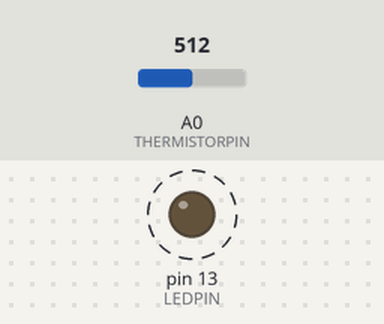
The sketch below on a simulated Arduino Uno, built with avr-gcc and run on an emulated ATmega328P. On the bench: output pins drawn as LEDs (lit = HIGH). Dashed ring = blinking. Inputs (shaded band) come from the test bench; at power-on: A0 (THERMISTORPIN) = 512. What the sketch prints to the serial monitor is not drawn.

Above: at 0.5 s.
Timing chart, 0 to 4.6 s (numbered marks = the images above):
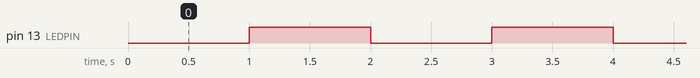

The sketch:

DelayAndSerial.ino
```cpp
/* Based on Blink without Delay, David A. Mellis, Paul Stoffregen, Scott Fitzgerald

*/


/**********************************
* Setting up constants
***********************************/
// constants won't change. Used here to set a pin number :
const int LEDPIN =  13;      // the number of the LED pin
const long BLINKINTERVAL = 1000;           // interval at which to blink (milliseconds)
const long THERMISTORPIN = A0;
const long SERIALSPEED = 9600;

// how many samples to take and average, more takes longer
// but is more 'smooth'
const long NUMSAMPLES = 5;


/**********************************
* Global variables
***********************************/
// Timing variables
unsigned long previousMillis = 0;        // will store last time LED was updated
unsigned int thermistorValue; // will be from analogRead(A0);
float temperatureValue;

void setup() {
  // set the onboard digital pin as output:
  pinMode(THERMISTORPIN, INPUT);
  pinMode(LEDPIN, OUTPUT);
  digitalWrite(LEDPIN, LOW);
  Serial.begin(SERIALSPEED);
  while (!Serial) {
    ; // wait for serial port to connect. Likely not needed
  }
  Serial.println("Starting up!");


}

float CtoF(float inC) {
  /**********************************
  * CtoF(float inC)
  * Converts degrees C to degrees F
  * inC - float value of degrees C
  * return is the temperature in F
  ***********************************/
  return ((inC * 1.8) + 32);  // 1.8 is 9/5
}

float ThermToTemp(float inVal) {
  /**********************************
  * ThermToTemp(float inVal)
  * Function is for an adafruit 372 thermistor
  * inVal - float value as read from the ADC, float because one may want to average the values before conversion
  * return is the temperature in C
  ***********************************/
  // thermistor equation defines  (http://en.wikipedia.org/wiki/Thermistor#B_or_.CE.B2_parameter_equation)
  // From https://learn.adafruit.com/thermistor/using-a-thermistor
  // resistance at 25 degrees C
  const long THERMISTORNOMINAL = 10000;
  // temp. for nominal resistance (almost always 25 C)
  const long TEMPERATURENOMINAL = 25;
  // The beta coefficient of the thermistor (usually 3000-4000)
  const long BCOEFFICIENT = 3950;
  // the value of the 'other' resistor
  const long SERIESRESISTOR = 10020; // measured

  float steinhart;
  inVal = 1023 / inVal - 1;
  inVal = SERIESRESISTOR / inVal;
  steinhart = inVal / THERMISTORNOMINAL;     // (R/Ro)
  steinhart = log(steinhart);                  // ln(R/Ro)
  steinhart /= BCOEFFICIENT;                   // 1/B * ln(R/Ro)
  steinhart += 1.0 / (TEMPERATURENOMINAL + 273.15); // + (1/To)
  steinhart = 1.0 / steinhart;                 // Invert
  steinhart -= 273.15;                         // convert to C
  return steinhart;
}


void loop()
{
  uint8_t i;

  // check to see if it's time to blink the LED; that is, if the
  // difference between the current time and last time you blinked
  // the LED is bigger than the interval at which you want to
  // blink the LED.
  unsigned long currentMillis = millis();

  if (currentMillis - previousMillis >= BLINKINTERVAL) {
    // save the last time you blinked the LED
    previousMillis = currentMillis;

    // set the LED with the ledState of the variable:
    digitalWrite(LEDPIN, digitalRead(LEDPIN)^1);

    // take N samples in a row, with a slight delay
    thermistorValue = 0;
    for (i=0; i < NUMSAMPLES; i++) {
      thermistorValue += analogRead(THERMISTORPIN);
      delay(10);
    }
    temperatureValue = ThermToTemp( ((float)thermistorValue / (float)NUMSAMPLES) );
    Serial.print("Temperature ");
    Serial.print(temperatureValue);
    Serial.println(" *C");


  }
}
```

Source omitted: le_103_3950.ino (data table, 2983 bytes)

Measured:
- by itself, pin 13 (LEDPIN): alternates HIGH for 1.0 s and LOW for 1.0 s
